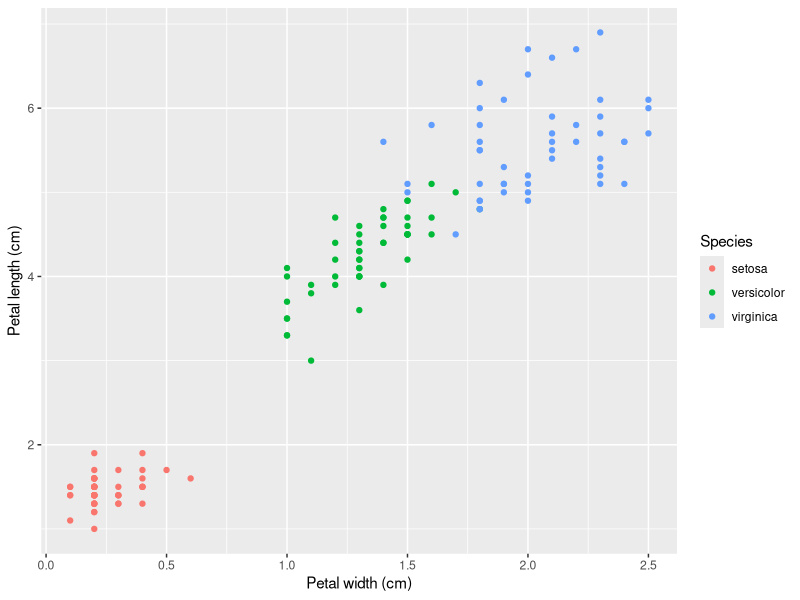
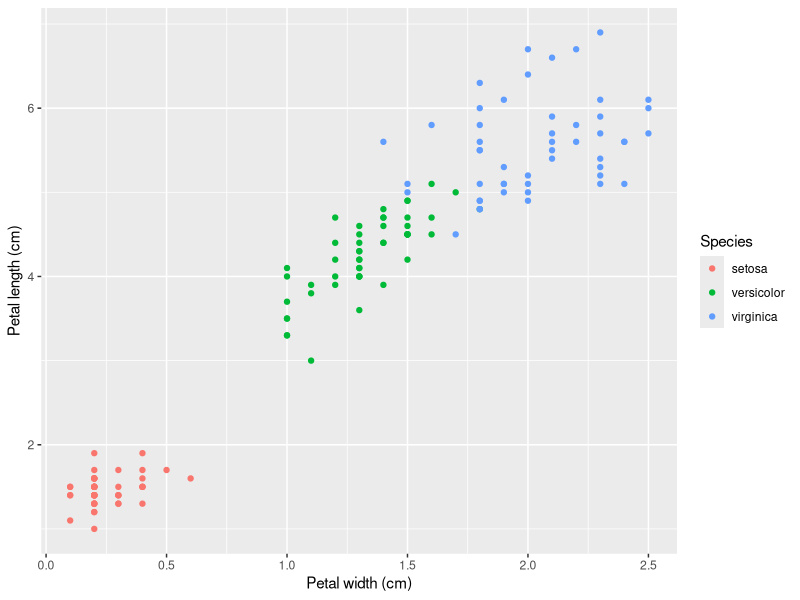
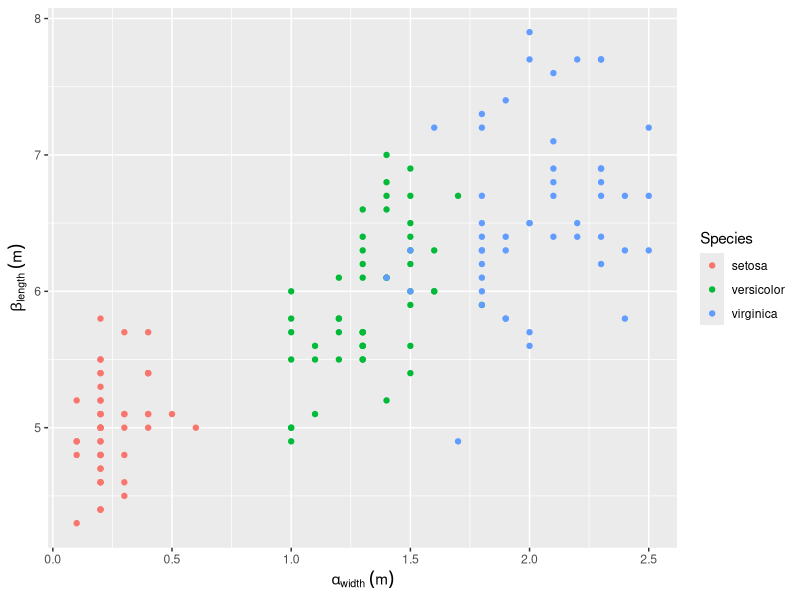
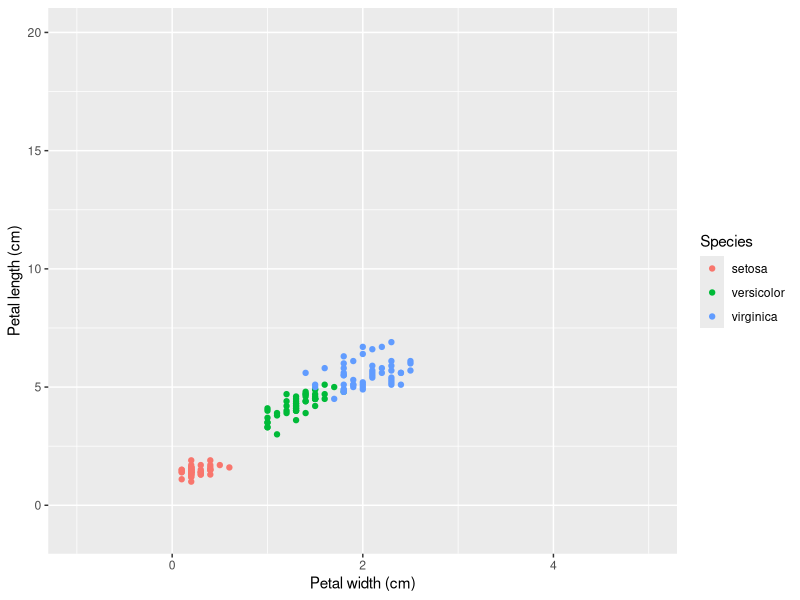
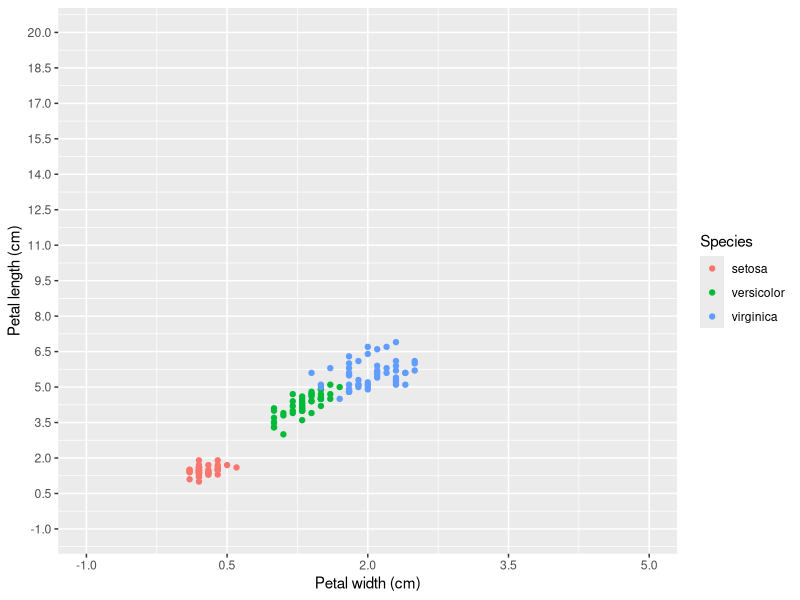
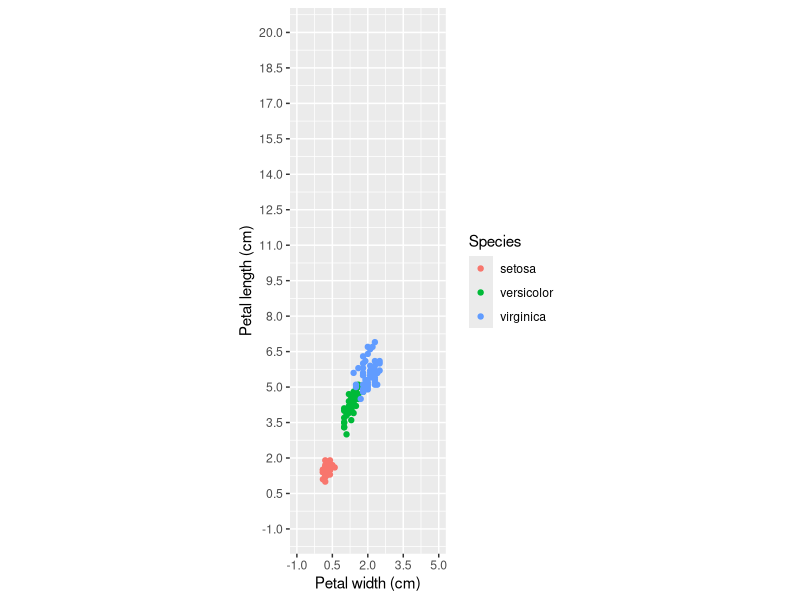
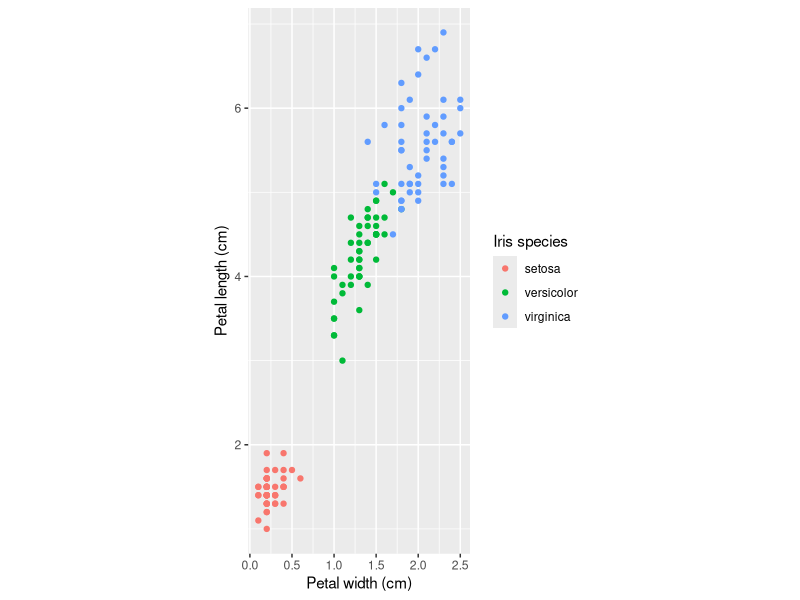
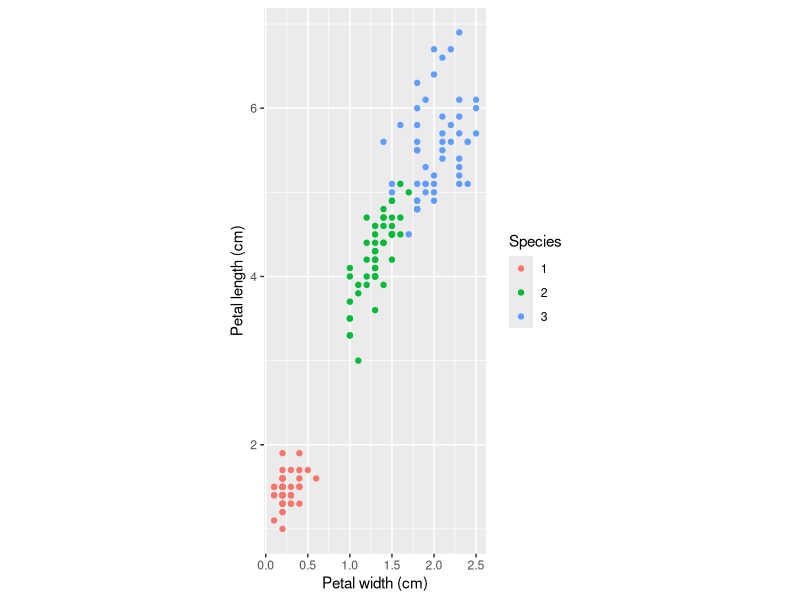

Here is the R script that generated these plots, in order:
## ---- chunk 1

knitr::opts_chunk$set(
  class.output  = "bg-success",
  class.message = "bg-info text-info",
  class.warning = "bg-warning text-warning",
  class.error   = "bg-danger text-danger"
  )
## ---- chunk 2

usePackage <- function(p)   
{ 
  if (!is.element(p, installed.packages()[,1])) 
    install.packages(p, dep = TRUE, repos="https://cloud.r-project.org/", lib=.libPaths()[1]) 
  require(p, character.only = TRUE) 
} 
  
usePackage("data.table")
usePackage("ggplot2")

## ---- chunk 3
#simple
ggplot(data = iris, aes(x = Petal.Width, y = Petal.Length)) + 
    geom_point(aes(color = Species))+
    xlab("Petal width (cm)")+
    ylab("Petal length (cm)")


#general
ggplot(data = iris, aes(x = Petal.Width, y = Petal.Length)) + 
    geom_point(aes(color = Species))+
    scale_x_continuous(name="Petal width (cm)")+
    scale_y_continuous(name="Petal length (cm)")


#uses ?plotmath [greek symbols]
ggplot(data = iris, aes(x = Petal.Width, y = Sepal.Length)) + 
    geom_point(aes(color = Species))+
    scale_x_continuous(name=quote(alpha[width]~(m)))+
    scale_y_continuous(name=quote(beta[length]~(m)))

## ---- chunk 4

#limits
ggplot(data = iris, aes(x = Petal.Width, y = Petal.Length)) + 
    geom_point(aes(color = Species))+
    scale_x_continuous(name="Petal width (cm)", limits=c(-1,5))+
    scale_y_continuous(name="Petal length (cm)", limits=c(-1,20))


# x-ticks
seq(-1,5,by=1.5)

# y-ticks
seq(-1,20,by=1.5)

# Breaks = ticks
ggplot(data = iris, aes(x = Petal.Width, y = Petal.Length)) + 
    geom_point(aes(color = Species))+
    scale_x_continuous(name="Petal width (cm)", limits=c(-1,5), breaks=seq(-1,5,by=1.5))+
    scale_y_continuous(name="Petal length (cm)", limits=c(-1,20), breaks=seq(-1,20,by=1.5))


## ---- chunk 5
ggplot(data = iris, aes(x = Petal.Width, y = Petal.Length)) + 
    geom_point(aes(color = Species))+
    scale_x_continuous(name="Petal width (cm)", limits=c(-1,5), breaks=seq(-1,5,by=1.5))+
    scale_y_continuous(name="Petal length (cm)", limits=c(-1,20), breaks=seq(-1,20,by=1.5))+
    coord_fixed()
## ---- chunk 6

# Change legend title = name
ggplot(data = iris, aes(x = Petal.Width, y = Petal.Length)) + 
    geom_point(aes(color = Species))+
    scale_x_continuous(name="Petal width (cm)")+
    scale_y_continuous(name="Petal length (cm)")+
    coord_fixed()+
    scale_colour_discrete(name="Iris species")    #Keeps colors as is, but rename title


# Change legend item names = labels

ggplot(data = iris, aes(x = Petal.Width, y = Petal.Length)) + 
    geom_point(aes(color = Species))+
    scale_x_continuous(name="Petal width (cm)")+
    scale_y_continuous(name="Petal length (cm)")+
    coord_fixed()+
    scale_colour_discrete(labels=c("1","2","3"))   #Keeps colors as is, but rename items


## ---- chunk 7

# Global color specification 
# Combines point and line legend

ggplot(data = iris, aes(x = Petal.Width, y = Petal.Length, color = Species)) + 
    geom_point()+
    geom_smooth(method="lm")+
    scale_colour_discrete(name="Iris species") 

## ---- chunk 8
#Shape and color are automatically combined in a single legend 
ggplot(data = iris, aes(x = Petal.Width, y = Petal.Length)) + 
    geom_point(aes(color = Species, shape=Species))

# unequal names and labels lead to separate legends
    # here: by manual renaming of color legend
ggplot(data = iris, aes(x = Petal.Width, y = Petal.Length)) + 
    geom_point(aes(color = Species, shape=Species))+
    scale_x_continuous(name="Petal width (cm)")+
    scale_y_continuous(name="Petal length (cm)")+
    coord_fixed() +
    scale_colour_discrete(name="Species ID", labels=c("1","2","3"))     

# rename both collapses legend to a single one
ggplot(data = iris, aes(x = Petal.Width, y = Petal.Length)) + 
    geom_point(aes(color = Species, shape=Species))+
    scale_x_continuous(name="Petal width (cm)")+
    scale_y_continuous(name="Petal length (cm)")+
    coord_fixed() +
    scale_colour_discrete(name="Species ID", labels=c("1","2","3"))    + 
    scale_shape_discrete(name="Species ID", labels=c("1","2","3"))   
## ---- chunk 9
# add custom color and rename + change linetype and name
ggplot(data = iris, aes(x = Petal.Width, y = Petal.Length)) + 
    geom_point(aes(color = Species, shape=Species))+
    geom_smooth(method="lm",aes(linetype="Linear model"), color="black")+
    scale_x_continuous(name="Petal width (cm)")+
    scale_y_continuous(name="Petal length (cm)")+
    scale_colour_discrete(name="Species ID", labels=c("1","2","3"))    + 
    scale_shape_discrete(name="Species ID", labels=c("1","2","3"))     +
    scale_linetype_manual(name="Across species fit", values="dashed")

## ---- chunk 10
# add custom color and rename + change linetype and name
ggplot(data = iris, aes(x = Petal.Width, y = Petal.Length)) + 
    geom_point(aes(color = Species, shape=Species))+
    geom_smooth(method="lm", color="black")+
    scale_x_continuous(name="Petal width (cm)")+
    scale_y_continuous(name="Petal length (cm)")+
    scale_colour_discrete(name="Species ID", labels=c("1","2","3"))    + 
    scale_shape_discrete(name="Species ID", labels=c("1","2","3"))     +
      annotate(
        geom = "curve", x = 0.5, y = 4, xend = 0.75, yend = 3, 
        curvature = -.3, arrow = arrow(length = unit(2, "mm"))
      ) +
      annotate(geom = "text", x =0.45, y = 4, label = "Linear model", hjust = "right")

## ---- chunk 11
#install.packages("ggforce")
library(ggforce)

# use annotation
ggplot(data = iris, aes(x = Petal.Width, y = Petal.Length)) + 
    geom_point(aes(color = Species, shape=Species),show.legend=FALSE)+
    geom_smooth(method="lm", color="black")+
    geom_mark_ellipse(aes(label = Species, group = Species, color=Species),show.legend=FALSE)+ #ggforce-Function
    scale_x_continuous(name="Petal width (cm)")+
    scale_y_continuous(name="Petal length (cm)")+
    annotate( #Draw curved arrow
        geom = "curve", x = 0.5, y = 4, xend = 0.75, yend = 3, 
        curvature = -.3, arrow = arrow(length = unit(2, "mm"))
        ) +
     annotate( #Print text at the end of arrow
        geom = "text", x =0.45, y = 4, 
        label = "Linear model\n across species", hjust = "right"
        )


## ---- chunk 12
# Save plot to a variable
p1 <- ggplot(data = iris, aes(x = Petal.Width, y = Petal.Length)) + 
    geom_point(aes(color = Species))

# plot by executing the variable  
p1 

# same as before with 'standard theme'
p1 + theme_gray()


# modifiy/extend existing plot with another theme
p1 + theme_minimal() #white bg

p1 + theme_bw() #white bg, black border

p1 + theme_light() #white bg, gray border

p1 + theme_classic() #white bg, no grid, no 'border' only axis


## ---- chunk 13
# additional packages
#install.packages("ggthemes")
library(ggthemes)

p1 + theme_few() #larger font size, no grid, border

p1 + theme_hc() # only horizontal grid, font size modification, modification of legend placement


p1 + theme_gdocs() + # google docs theme
     scale_color_gdocs() # plus google color palette


# For the complete list of themes in the package check
ls("package:ggthemes")[grepl("theme_", ls("package:ggthemes"))]

## ---- chunk 14

# Increase base size (e.g. for a presentation)
p1 +
    theme_classic(base_size = 20)


# change font type to serif style and slightly decrease font size, e.g. for journal publications with default font size 10pt
p1 +
   theme_classic(base_size = 10,
                  base_family="Times")



## ---- chunk 15
# Legend to bottom
ggplot(data = iris, aes(x = Petal.Width, y = Petal.Length)) + 
    geom_point(aes(color = Species))+
    theme(legend.position  = "bottom" ) 

# Legend at 15% X and 85% Y [default justification: center of legend]
ggplot(data = iris, aes(x = Petal.Width, y = Petal.Length)) + 
    geom_point(aes(color = Species))+
    theme(legend.position  = c(0.15,0.85) ) #percentage of figure area

# Add border to legend Background-Box
    # Change justification to 'left' - Box left Side
    ##Justification defines which side of the legend that the legend.position coordinates refer to
ggplot(data = iris, aes(x = Petal.Width, y = Petal.Length)) + 
    geom_point(aes(color = Species))+
    theme(
          legend.position  = c(0.15,0.85), 
          legend.justification = "left",                          
          legend.background = element_rect(color="black")    #Add border to legend Background-Box
          ) 

# Remove fill color of background box
ggplot(data = iris, aes(x = Petal.Width, y = Petal.Length)) + 
    geom_point(aes(color = Species))+
    theme(
          legend.position  = c(0.15,0.85),   
          legend.justification = "left",  
          legend.background = element_rect(color="black", fill=NA) #remove fill color (default: "white")
          ) 

# Change legend direction | move legend slightly more left
ggplot(data = iris, aes(x = Petal.Width, y = Petal.Length)) + 
    geom_point(aes(color = Species))+
    theme(
          legend.position  = c(0.05,0.85),                             
          legend.justification = "left",            
          legend.background = element_rect(color="black", fill=NA), 
          legend.direction = "horizontal"                            #change legend direction 
          ) 


## ---- chunk 16

theme_DS <- function(base_size = 10,                           #set default values for the 4 "base parameters"
                      base_family = "Palatino",
                      base_line_size = base_size / 22,
                      base_rect_size = base_size / 22){
  theme_classic(base_size = base_size,                               # call your favorite theme and pass the input paremters
                base_family = base_family,
                base_line_size = base_line_size,
                base_rect_size = base_rect_size
                ) %+replace%                                     # add customized 'theme()' options (replace)
    theme(
      axis.title = element_text(                                 # modify axis title (name text)
        color = rgb(0, 108, 125, maxColorValue = 255),           # hgu_petrol      <- rgb(0, 108, 125, maxColorValue = 255)
        size = rel(1.0)),                                        # relative size to base size = 100% = 10pt
      axis.text = element_text(                                  # modify axis text (tick text)
        color = rgb(56, 56, 56, maxColorValue = 255),            # dark gray
        size = rel(0.8)),                                        # relative size to base size = 80% = 8pt
      panel.grid.major = element_line(                           # add major grid lines
        color = rgb(197, 198, 198, maxColorValue = 255),         # hgu_lightgray   <- rgb(197, 198, 198, maxColorValue = 255)
        linetype = "dotted",                                     # dotted line
        size = base_line_size/1.5),                              # slighlty decreased line thickness
      axis.line = element_line(                                  # modifiy axis lines
        color = rgb(197, 198, 198, maxColorValue = 255),         # hgu_lightgray   <- rgb(197, 198, 198, maxColorValue = 255)
        arrow=arrow(type = "closed",length = unit(0.125, "cm"))),# draw tiny arrow at the end of the axis lines      
      legend.position = "bottom",                                # move legend to bottom
      legend.key.size = unit(0.25,"cm"),                         # decrease legend key size to a square of 0.25 cm
      complete = TRUE                                            # define this as a 'complete theme' - in this case all objects not defined here were inherited from the "superior theme"
    )
}


## ---- chunk 17

p1+theme_DS()

## ---- chunk 18
# library("rdwd")
# #Select data from the DWD CDC FTP Server
#   #current=TRUE - check current FTP Server Index to gather up-to-date file information
# link <- selectDWD("Geisenheim", res="monthly", var="kl", per="historic", current=TRUE)
# #Download data from the DWD CDC FTP Server
# file <- dataDWD(link, read=FALSE, dir="DWDdata", quiet=TRUE, force=NA)
# #Process data from the DWD CDC FTP Server to a data.frame
# clim <- readDWD(file, varnames=TRUE)

# #Change data.frame to data.table
# clim <- as.data.table(clim)

# fwrite(clim,file="clim_DWD_Geisenheim_historic_monthly.csv")


clim <- fread("clim_DWD_Geisenheim_historic_monthly.csv")
clim[,"MESS_DATUM":=as.POSIXct(MESS_DATUM)] 

pB1 <- ggplot(clim[MESS_DATUM >= as.POSIXct("2015-01-01") & MESS_DATUM < as.POSIXct("2017-01-01")], 
        aes(x=MESS_DATUM,y=MO_TT.Lufttemperatur))+
    geom_line()+
    geom_smooth(method="lm")+
    scale_x_datetime(name="t (Month/Year)",date_breaks = "1 month", date_labels = "%m/%Y")+
    ylab("Monthly-Mean Temperature (°C)")+
    theme_classic()+
        theme(axis.text.x=element_text(angle = 45, vjust=0.5))

## ---- chunk 19

pB1

## ---- chunk 20
pB1  + 
    theme(panel.grid.major.y=element_line()) 

## ---- chunk 21

pB3 <- ggplot(iris, aes(x=Petal.Width, y=Petal.Length))+
        geom_point()+
        theme_classic()+
        scale_x_continuous(name="Petal width (cm)",breaks=seq(0,3,by=0.25), limits=c(0,2.75))+
        scale_y_continuous(name="Petal length (cm)",breaks=0:7, limits=c(0,7))
        


pB3

pB3  + 
    theme(panel.grid.major=element_line()) 



## ---- chunk 22
# add freezing point - if this is relevant to your study 
pB1+
    geom_hline(yintercept = 0, linetype="dashed", color="grey")


## ---- chunk 23
library("data.table")
library("ggplot2")

clim <- fread("clim_DWD_Geisenheim_historic_monthly.csv")
clim[,"MESS_DATUM":=as.POSIXct(MESS_DATUM)] 

clim[,"Year":=year(MESS_DATUM)]
clim_lt_sub <- clim[Year > 1951]
meanTDF <- clim_lt_sub[,.(meanT=mean(MO_TT.Lufttemperatur)),by=.(Year)]


library("patchwork") #will come to that later

p1 <- ggplot(meanTDF, aes(x=Year,y=meanT))+
  geom_col()+
  theme_minimal()+
  geom_smooth(method="lm")+
  ggtitle("Annual mean temperature increased")

p2 <- ggplot(meanTDF, aes(x=Year,y=meanT-meanT[1]))+
  geom_col()+
  theme_minimal()+
  ggtitle(paste("Mean T Difference to", min(meanTDF$Year)))+
  geom_smooth(method="lm")


p1|p2

## ---- chunk 24
library("data.table")
library("ggplot2")

clim <- fread("clim_DWD_Geisenheim_historic_monthly.csv")
clim[,"MESS_DATUM":=as.POSIXct(MESS_DATUM)] 

clim[,"Year":=year(MESS_DATUM)]
clim_lt_sub <- clim[Year > 1951]
minmaxmeanTDF <- clim_lt_sub[,.(meanT=mean(MO_TT.Lufttemperatur),minT=min(MO_TT.Lufttemperatur),maxT=max(MO_TT.Lufttemperatur)),by=.(Year)]
m_minmaxmeanTDF <- melt(minmaxmeanTDF,id.vars="Year")

ggplot(m_minmaxmeanTDF, aes(x=Year,y=value, fill=variable))+
  geom_col(position="dodge")+
  geom_smooth(method="lm",aes(color=variable))+
  theme_minimal()


## ---- chunk 25

sessionInfo()

